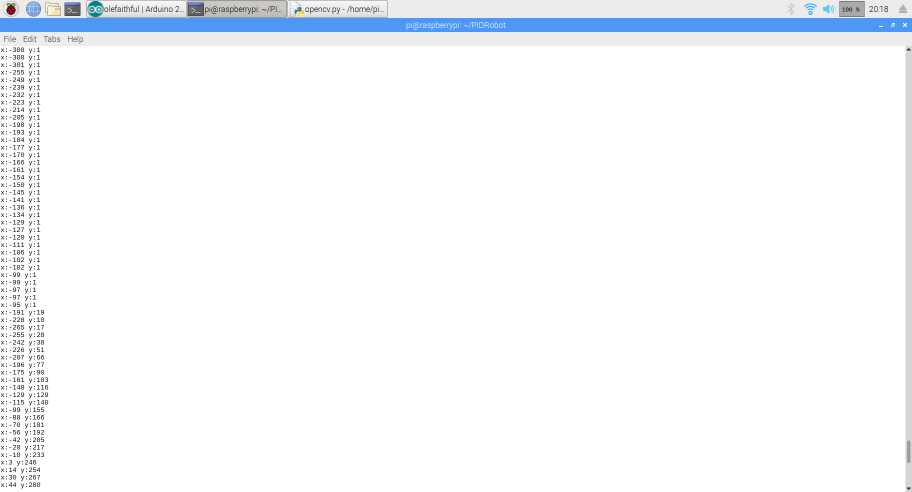
#> input picture 2019-04-24-201841_1824x984_scrot.png, 1824 x 984 px, given in place of the camera (shown at 1/2 size)
$ python opencv.py
#> lines starting #> are read from the running program, lines starting #| are printed output that depends on the picture; after the words box and inside, x2 and y2 are one past the last pixel; in counts of white or black regions, pixels touching at a corner belong together
#!/usr/bin/env python3
import cv2
import numpy as np
import imutils
import time
from PIDcode import algorithm
import socket
import sys
import serial
import math

## Code modified for use with both PIDRobot and ML Robot
## To use PIDRobot only set PID_flag == True and ML_flag = False
## To use MLRobot only ML_flag == True and PID_flag = False
PID_flag = True
ML_flag = False

if PID_flag:
    # Set up serial connection to Arduino
    try:
        ser = serial.Serial("/dev/ttyACM0",9600,timeout=10)
        if ser.is_open:
            print ("Connection ACM0 opened..")
    except:
        ser = serial.Serial("/dev/ttyACM4",9600,timeout=10)
        if ser.is_open:
            print ("Connection ACM1 opened..")


if ML_flag:
    # Set up TCP Connection to ML Raspberry PI
    s = socket.socket(socket.AF_INET, socket.SOCK_STREAM)         # Create a socket object
    host = "192.168.0.2"        # Get local machine name
    ##host = socket.gethostname() # Get local machine name
    port = 5000                 # Reserve a port for your service.

    print ('Server started!')
    print('Waiting for clients...')

    s.bind((host, port))        # Bind to the port
    s.listen(5)                 # Now wait for client connection.
    c, addr = s.accept()        # Establish connection with client.
    print('Got connection from', addr)

# Receving Image processing data
cap = cv2.VideoCapture(0)
cap.set(cv2.CAP_PROP_FRAME_WIDTH,320)
cap.set(cv2.CAP_PROP_FRAME_HEIGHT,240)
cap.set(cv2.CAP_PROP_FPS,120)
print("FPS", cap.get(cv2.CAP_PROP_FPS))

#cap.set(cv2.CAP_PROP_FRAME_COUNT,45)

x = 0
y = 0
oldx = 0
oldy = 0
count = 0
old_outy = 0
impact = 0
number_range = [0,0,0]

while(1):
    #print("FPS", cap.get(cv2.CAP_PROP_FPS))
    start = time.time()

    # Take each frame
    _, frame = cap.read()
#> frame is the input picture: shape (984, 1824, 3); mean B, G, R 251.3, 248.7, 246.5

    (h,w) = frame.shape[:2]
#> h = 984; w = 1824
    center = (w/2,h/2)
#> center = (912, 492)

    M = cv2.getRotationMatrix2D(center,-0.2,1)
    rotated = cv2.warpAffine(frame,M,(w,h))
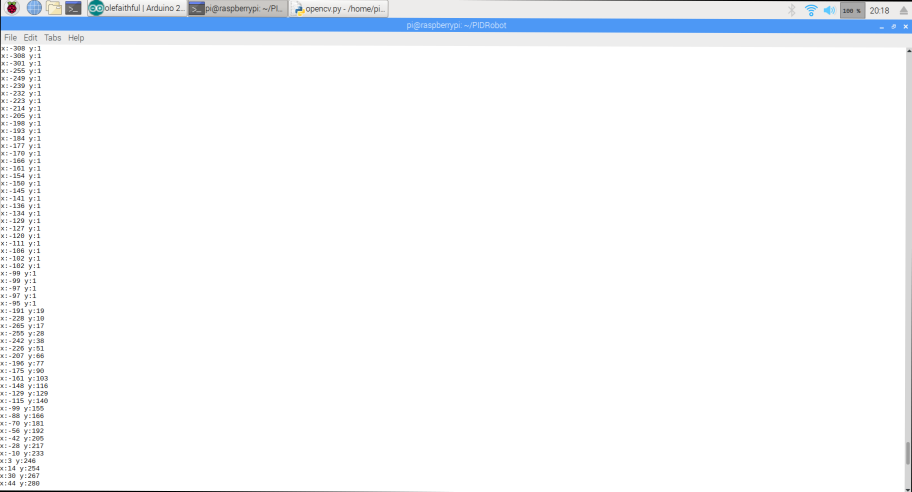
#> rotated: shape (984, 1824, 3) (shown at 1/2 size); mean B, G, R 250.8, 248.2, 246.1
    frame = rotated
    frame = frame[40:200,5:320]
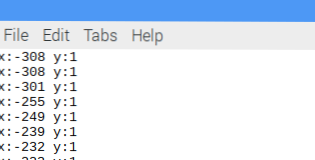
#> frame: shape (160, 315, 3); mean B, G, R 244.5, 232.1, 222


    # Convert BGR to HSV
    hsv = cv2.cvtColor(frame, cv2.COLOR_BGR2HSV)
#> hsv: shape (160, 315, 3); mean H, S, V 21, 28.4, 246.2

    # define range of blue color in HSV
    # lower_blue = np.array([90,50,50])
    # upper_blue = np.array([110,255,255])

    # lower_blue = np.array([90,64,98])

    lower_blue = np.array([0, 79, 24])
    upper_blue = np.array([8,255,204])
    # Threshold the HSV image to get only blue colors
    mask = cv2.inRange(hsv, lower_blue, upper_blue)
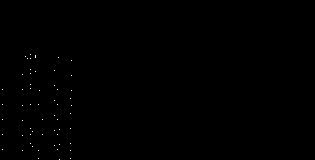
#> mask: shape (160, 315); 0.12% white in thin lines or dots, all inside (x1, y1, x2, y2) = (2, 54, 72, 160)

    # Bitwise-AND mask and original image
    res = cv2.bitwise_and(frame,frame, mask= mask)

    cv2.imwrite("hockey.jpg",frame)
    cv2.imwrite("mask.jpg",mask)

    cv2.imshow('frame',frame)
    cv2.imshow('mask',mask)
    #cv2.imshow('res',res)


    try:
        points = cv2.findNonZero(mask);
#> points = contour of 60 points, box (x1, y1, x2, y2) (2, 54, 72, 160), area 34
        avg = np.mean(points,axis=0)
#> avg = [[41.38, 107.3]]

    except IndexError:
        avg = [[-500,-500],[-500,-500]]


    if(avg[0][0] > 0 and avg[0][1] > 0):
        end = time.time()

        xconversion = 700
        yconversion = 300

        xrange = 305
        yrange = 139

        xoffset = 10
        yoffset = 14

        x = int(avg[0][0]) - xoffset
#> x = 31
        y = int(avg[0][1]) - yoffset
#> y = 93


        x = (x/xrange) * xconversion
#> x = 71.15
        y = (1-(y/yrange))* yconversion
#> y = 99.28

        x = x-350
#> x = -278.9

        if(x < -350):
            x = -350
        elif(x > 350):
            x = 350

        if(y <= 0):
            y = 1
        elif(y >= 300):
            y = 299

        if(oldx == 0 and oldy == 0):
            oldx = x
#> oldx = -278.9
            oldy = y
#> oldy = 99.28

##        print("original x:{} original y:{} ".format(int(avg[0][0]),int(avg[0][1]) ))
##        print("mew x     :{} new y     :{}".format(int(x),int(y)))

        count+=1

        if(count == 2):
            #print("original x:{} original y:{} ".format(int(oldx),int(oldy)))
            #print("mew x     :{} new y     :{}".format(int(x),int(y)))

            outx,outy = algorithm(int(oldx),int(oldy),int(x),int(y))
            count = 0

            if PID_flag:
                print("x:{} y:{}".format(int(x),int(y)))
                ##PID Control for Arduino
                if(outx != -900 and outy != -900):
                    number_range.insert(0,outy)
                    if(abs(number_range[0]-number_range[1]) < 50 and
                       abs(number_range[0]-number_range[2]) < 50 and
                       abs(number_range[1]-number_range[2]) < 50):
                        if(outx < 0):

                            #print("original x:{} original y:{} ".format(int(oldx),int(oldy)))
                            #print("mew x     :{} new y     :{}".format(int(x),int(y)))

                            if(x > -150):
                                #print("impact x  :{} impact y  :{}".format(int(outx),int(number_range[0])))
                                Xbuff = ("${}$".format(int(number_range[0])))
                                #inbuf = str(int(number_range[0]))
                                #print(Xbuff)
                                ser.write(Xbuff.encode(encoding='ascii'))
                            else:
                                XspinBuf = "$999$"
                                #print(XspinBuf)
                                ser.write(XspinBuf.encode(encoding='ascii'))
                        elif(outx > 0):

                            #print("original x:{} original y:{} ".format(int(oldx),int(oldy)))
                            #print("mew x     :{} new y     :{}".format(int(x),int(y)))

                            if(x < 150):
                                #print("impact x  :{} impact y  :{}".format(int(outx),int(number_range[0])))
                                Ybuff = ("<{}<".format(int(number_range[0])))
                                #inbuf = str(int(number_range[0]))
                                #print(Ybuff)
                                ser.write(Ybuff.encode(encoding='ascii'))
                            else:
                                YspinBuf = "<999<"
                                #print(YspinBuf)
                                ser.write(YspinBuf.encode(encoding='ascii'))

                    oldx = x
                    oldy = y
                    number_range.pop()

        if ML_flag:
            # Modified TCP code, sending x and y (no longer checking outx&outy)
            if(x != -500 and y != -500):
                #print("x:{} y:{} Time:{}".format(int(x),int(y),end-start))

                #final TCP code
                message = ("{},{}".format(int(x),int(y)))
                print("x:{} y:{}".format(int(x),int(y)))
                try:
                    ready = False
                    while not ready:
                        recv = c.recv(1024)
                        recv = recv.decode()
                        if(recv == "ready"):
                            c.send(message.encode())
                            ready = True
                except (BrokenPipeError, IOError):
                    print("error occured")
                    sys.exit()

            # [6 lines of commented-out code are left out]

    k = cv2.waitKey(5) & 0xFF
#> (key Esc is pressed here)
    if k == 27:
        break

message = "close"
#> (the run stopped early here; a loop or call above may not have finished)
